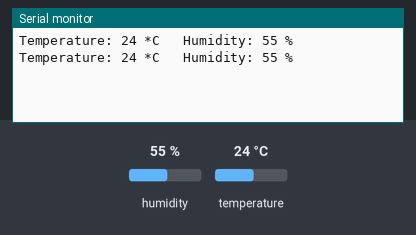
Simulated run of this sketch. Board: Arduino Uno, built with avr-gcc and run on an emulated ATmega328P. On the bench: the last lines printed to the serial monitor. The inputs (shaded band) are chosen by the test bench; at power-on: humidity 55 %, temperature 24 °C.

Above: at 4.8 s.
4.9 s: humidity set to 22 %
At 7.0 s:
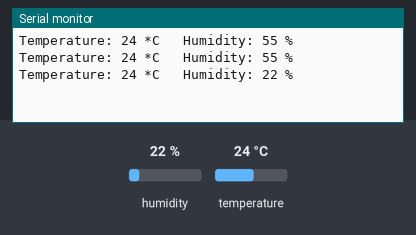
7.9 s: temperature set to 12 °C
At 9.4 s:
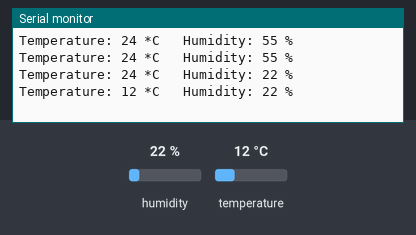
10.9 s: humidity set to 40 %
At 13.0 s:
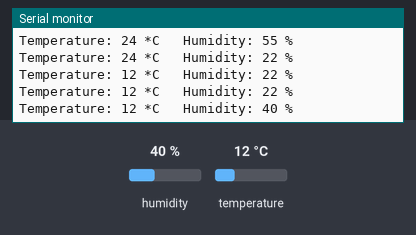
Timing chart, 0 to 14.5 s (numbered marks = the images above; inputs shaded):
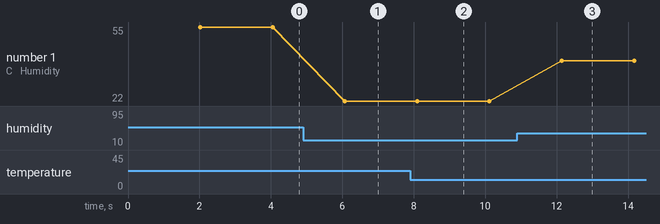

Measured:
- after the input at 4.9 s, the serial monitor: prints a new line after 1.2 s (image 1)
- after the input at 7.9 s, the serial monitor: prints a new line after 0.20 s (image 2)
- after the input at 10.9 s, the serial monitor: prints a new line after 1.2 s (image 3)
- plotted number 1: 55 → 22 after the input at 4.9 s, 22 → 40 after the input at 10.9 s

The sketch:

temp_sensor.ino
```cpp
#include "DHT.h"

const int TEMP_SENSOR = 9;
const int SERIAL_VEL = 9600;

/*
 * The minimum interval is defined by the sensor datasheet as 2 seconds.
 * The time to read the temperature is between 250ms and 2s.
 * The communication occours between a protocol that is implemented by the DHT.h library.
 */
const int READING_INTERVAL = 2000;

bool isValidReading(int humidity, int temperature);
void printErrorMessage();
void printData(int humidity, int temperature);
void handleSensorResponse(int humidity, int temperature);

// The sensor model is DHT11.
DHT dht(TEMP_SENSOR, DHT11);

void setup() {
  Serial.begin(SERIAL_VEL);
  dht.begin();
}

void loop() {
  delay(READING_INTERVAL);

  int temperature = dht.readTemperature();
  int humidity = dht.readHumidity();

  handleSensorResponse(humidity, temperature);
}

bool isValidReading(int humidity, int temperature)
{
  return isnan(humidity) || isnan(temperature);
}

void printErrorMessage()
{
  Serial.println("Error reading DHT Sensor!");
}

void printData(int humidity, int temperature)
{
    Serial.print("Temperature: ");
    Serial.print(temperature);
    Serial.print(" *C ");

    Serial.print("\t");

    Serial.print("Humidity: ");
    Serial.print(humidity);
    Serial.print(" %\t");

    Serial.println();
}

void handleSensorResponse(int humidity, int temperature)
{
  if (isValidReading(humidity, temperature)) {
    printErrorMessage();
  }
  else {
    printData(humidity, temperature);
  }
}
```
